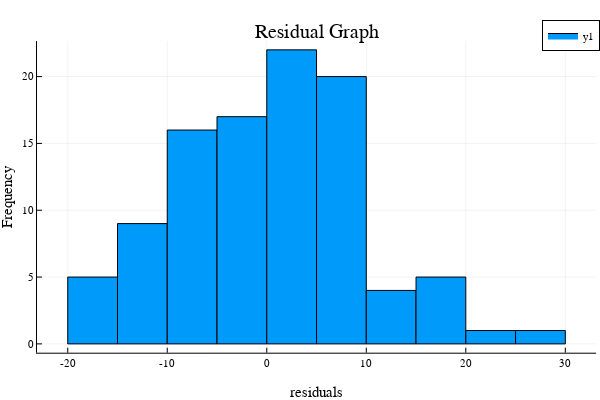

This figure's notebook cell:
### Code cell
# Using the data obtained above to plot a histogram
histogram(array, title = "Residual Graph", ylabel = "Frequency", xlabel = "residuals")

### Figure 1 — Plotly figure (JSON) as saved in the notebook; plotly's stock layout.template omitted (floating-point values rounded to 4 significant figures)
{"data": [{"fill": "tozeroy", "fillcolor": "rgba(0, 154, 250, 1.000)", "hoverinfo": "none", "legendgroup": "y1", "line": {"color": "rgba(0, 0, 0, 1.000)", "dash": "solid", "width": 1}, "mode": "lines", "name": "y1", "showlegend": true, "type": "scatter", "x": [-20, -20, -15, -15, -20, -20], "xaxis": "x1", "y": [5, 0, 0, 5, 5, 5], "yaxis": "y1"}, {"fill": "tozeroy", "fillcolor": "rgba(0, 154, 250, 1.000)", "hoverinfo": "none", "legendgroup": "y1", "line": {"color": "rgba(0, 0, 0, 1.000)", "dash": "solid", "width": 1}, "mode": "lines", "name": "y1", "showlegend": false, "type": "scatter", "x": [-15, -15, -10, -10, -15, -15], "xaxis": "x1", "y": [9, 0, 0, 9, 9, 9], "yaxis": "y1"}, {"fill": "tozeroy", "fillcolor": "rgba(0, 154, 250, 1.000)", "hoverinfo": "none", "legendgroup": "y1", "line": {"color": "rgba(0, 0, 0, 1.000)", "dash": "solid", "width": 1}, "mode": "lines", "name": "y1", "showlegend": false, "type": "scatter", "x": [-10, -10, -5, -5, -10, -10], "xaxis": "x1", "y": [16, 0, 0, 16, 16, 16], "yaxis": "y1"}, {"fill": "tozeroy", "fillcolor": "rgba(0, 154, 250, 1.000)", "hoverinfo": "none", "legendgroup": "y1", "line": {"color": "rgba(0, 0, 0, 1.000)", "dash": "solid", "width": 1}, "mode": "lines", "name": "y1", "showlegend": false, "type": "scatter", "x": [-5, -5, 0, 0, -5, -5], "xaxis": "x1", "y": [17, 0, 0, 17, 17, 17], "yaxis": "y1"}, {"fill": "tozeroy", "fillcolor": "rgba(0, 154, 250, 1.000)", "hoverinfo": "none", "legendgroup": "y1", "line": {"color": "rgba(0, 0, 0, 1.000)", "dash": "solid", "width": 1}, "mode": "lines", "name": "y1", "showlegend": false, "type": "scatter", "x": [0, 0, 5, 5, 0, 0], "xaxis": "x1", "y": [22, 0, 0, 22, 22, 22], "yaxis": "y1"}, {"fill": "tozeroy", "fillcolor": "rgba(0, 154, 250, 1.000)", "hoverinfo": "none", "legendgroup": "y1", "line": {"color": "rgba(0, 0, 0, 1.000)", "dash": "solid", "width": 1}, "mode": "lines", "name": "y1", "showlegend": false, "type": "scatter", "x": [5, 5, 10, 10, 5, 5], "xaxis": "x1", "y": [20, 0, 0, 20, 20, 20], "yaxis": "y1"}, {"fill": "tozeroy", "fillcolor": "rgba(0, 154, 250, 1.000)", "hoverinfo": "none", "legendgroup": "y1", "line": {"color": "rgba(0, 0, 0, 1.000)", "dash": "solid", "width": 1}, "mode": "lines", "name": "y1", "showlegend": false, "type": "scatter", "x": [10, 10, 15, 15, 10, 10], "xaxis": "x1", "y": [4, 0, 0, 4, 4, 4], "yaxis": "y1"}, {"fill": "tozeroy", "fillcolor": "rgba(0, 154, 250, 1.000)", "hoverinfo": "none", "legendgroup": "y1", "line": {"color": "rgba(0, 0, 0, 1.000)", "dash": "solid", "width": 1}, "mode": "lines", "name": "y1", "showlegend": false, "type": "scatter", "x": [15, 15, 20, 20, 15, 15], "xaxis": "x1", "y": [5, 0, 0, 5, 5, 5], "yaxis": "y1"}, {"fill": "tozeroy", "fillcolor": "rgba(0, 154, 250, 1.000)", "hoverinfo": "none", "legendgroup": "y1", "line": {"color": "rgba(0, 0, 0, 1.000)", "dash": "solid", "width": 1}, "mode": "lines", "name": "y1", "showlegend": false, "type": "scatter", "x": [20, 20, 25, 25, 20, 20], "xaxis": "x1", "y": [1, 0, 0, 1, 1, 1], "yaxis": "y1"}, {"fill": "tozeroy", "fillcolor": "rgba(0, 154, 250, 1.000)", "hoverinfo": "none", "legendgroup": "y1", "line": {"color": "rgba(0, 0, 0, 1.000)", "dash": "solid", "width": 1}, "mode": "lines", "name": "y1", "showlegend": false, "type": "scatter", "x": [25, 25, 30, 30, 25, 25], "xaxis": "x1", "y": [1, 0, 0, 1, 1, 1], "yaxis": "y1"}], "layout": {"annotations": [{"font": {"color": "rgba(0, 0, 0, 1.000)", "family": "sans-serif", "size": 20}, "rotation": 0, "showarrow": false, "text": "Residual Graph", "x": 0.5275, "xanchor": "center", "xref": "paper", "y": 1, "yanchor": "top", "yref": "paper"}], "height": 400, "legend": {"bgcolor": "rgba(255, 255, 255, 1.000)", "bordercolor": "rgba(0, 0, 0, 1.000)", "borderwidth": 1, "font": {"color": "rgba(0, 0, 0, 1.000)", "family": "sans-serif", "size": 11}, "title": {"font": {"color": "rgba(0, 0, 0, 1.000)", "family": "sans-serif", "size": 15}, "text": ""}, "tracegroupgap": 0, "traceorder": "normal", "x": 1, "xanchor": "auto", "y": 1, "yanchor": "auto"}, "margin": {"b": 20, "l": 0, "r": 0, "t": 20}, "paper_bgcolor": "rgba(255, 255, 255, 1.000)", "plot_bgcolor": "rgba(255, 255, 255, 1.000)", "showlegend": true, "width": 600, "xaxis": {"anchor": "y", "domain": [0.06165, 0.9934], "gridcolor": "rgba(0, 0, 0, 0.100)", "gridwidth": 0.5, "linecolor": "rgba(0, 0, 0, 1.000)", "mirror": false, "range": [-23.09, 33.09], "showgrid": true, "showline": true, "showticklabels": true, "tickangle": 0, "tickcolor": "rgb(0, 0, 0)", "tickfont": {"color": "rgba(0, 0, 0, 1.000)", "family": "sans-serif", "size": 11}, "tickmode": "array", "ticks": "inside", "ticktext": ["-20", "-10", "0", "10", "20", "30"], "tickvals": [-20, -10, 0, 10, 20, 30], "title": "residuals", "titlefont": {"color": "rgba(0, 0, 0, 1.000)", "family": "sans-serif", "size": 15}, "type": "-", "visible": true, "zeroline": false, "zerolinecolor": "rgba(0, 0, 0, 1.000)"}, "yaxis": {"anchor": "x", "domain": [0.07581, 0.9415], "gridcolor": "rgba(0, 0, 0, 0.100)", "gridwidth": 0.5, "linecolor": "rgba(0, 0, 0, 1.000)", "mirror": false, "range": [-0.66, 22.66], "showgrid": true, "showline": true, "showticklabels": true, "tickangle": 0, "tickcolor": "rgb(0, 0, 0)", "tickfont": {"color": "rgba(0, 0, 0, 1.000)", "family": "sans-serif", "size": 11}, "tickmode": "array", "ticks": "inside", "ticktext": ["0", "5", "10", "15", "20"], "tickvals": [0, 5, 10, 15, 20], "title": "Frequency", "titlefont": {"color": "rgba(0, 0, 0, 1.000)", "family": "sans-serif", "size": 15}, "type": "-", "visible": true, "zeroline": false, "zerolinecolor": "rgba(0, 0, 0, 1.000)"}}}
